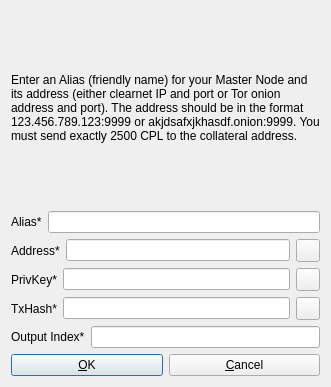
<?xml version="1.0" encoding="UTF-8"?>
<ui version="4.0">
 <class>AddEditAdrenalineNode</class>
 <widget class="QDialog" name="AddEditAdrenalineNode">
  <property name="geometry">
   <rect>
    <x>0</x>
    <y>0</y>
    <width>331</width>
    <height>387</height>
   </rect>
  </property>
  <property name="windowTitle">
   <string>Add/Edit cPlay Node</string>
  </property>
  <property name="modal">
   <bool>true</bool>
  </property>
  <layout class="QVBoxLayout" name="verticalLayout">
   <item>
    <widget class="QLabel" name="label_9">
     <property name="sizePolicy">
      <sizepolicy hsizetype="Preferred" vsizetype="Expanding">
       <horstretch>0</horstretch>
       <verstretch>0</verstretch>
      </sizepolicy>
     </property>
     <property name="text">
      <string>&lt;html&gt;&lt;head/&gt;&lt;body&gt;&lt;p&gt;Enter an Alias (friendly name) for your Master Node and its address (either clearnet IP and port or Tor onion address and port). The address should be in the format 123.456.789.123:9999 or akjdsafxjkhasdf.onion:9999. You must send exactly 2500 CPL to the collateral address.&lt;/p&gt;&lt;/body&gt;&lt;/html&gt;</string>
     </property>
     <property name="wordWrap">
      <bool>true</bool>
     </property>
    </widget>
   </item>
   <item>
    <layout class="QHBoxLayout" name="horizontalLayout_4">
     <property name="bottomMargin">
      <number>0</number>
     </property>
     <item>
      <widget class="QLabel" name="label_4">
       <property name="text">
        <string>Alias*</string>
       </property>
      </widget>
     </item>
     <item>
      <widget class="QLineEdit" name="aliasLineEdit"/>
     </item>
    </layout>
   </item>
   <item>
    <layout class="QHBoxLayout" name="horizontalLayout_5">
     <property name="bottomMargin">
      <number>0</number>
     </property>
     <item>
      <widget class="QLabel" name="label_6">
       <property name="text">
        <string>Address*</string>
       </property>
      </widget>
     </item>
     <item>
      <widget class="QLineEdit" name="addressLineEdit"/>
     </item>
     <item>
      <widget class="QToolButton" name="AddEditAddressPasteButton">
       <property name="toolTip">
        <string>Paste address from clipboard</string>
       </property>
       <property name="text">
        <string/>
       </property>
       <property name="icon">
        <iconset resource="../bitcoin.qrc">
         <normaloff>:/icons/editpaste</normaloff>:/icons/editpaste</iconset>
       </property>
       <property name="shortcut">
        <string>Alt+P</string>
       </property>
      </widget>
     </item>
    </layout>
   </item>
   <item>
    <layout class="QHBoxLayout" name="horizontalLayout_3">
     <property name="bottomMargin">
      <number>0</number>
     </property>
     <item>
      <widget class="QLabel" name="label_5">
       <property name="text">
        <string>PrivKey*</string>
       </property>
      </widget>
     </item>
     <item>
      <widget class="QLineEdit" name="privkeyLineEdit"/>
     </item>
     <item>
      <widget class="QToolButton" name="AddEditPrivkeyPasteButton">
       <property name="toolTip">
        <string>Paste address from clipboard</string>
       </property>
       <property name="text">
        <string/>
       </property>
       <property name="icon">
        <iconset resource="../bitcoin.qrc">
         <normaloff>:/icons/editpaste</normaloff>:/icons/editpaste</iconset>
       </property>
       <property name="shortcut">
        <string>Alt+P</string>
       </property>
      </widget>
     </item>
    </layout>
   </item>
   <item>
    <layout class="QHBoxLayout" name="horizontalLayout_2">
     <property name="bottomMargin">
      <number>0</number>
     </property>
     <item>
      <widget class="QLabel" name="label_2">
       <property name="text">
        <string>TxHash*</string>
       </property>
      </widget>
     </item>
     <item>
      <widget class="QLineEdit" name="txhashLineEdit"/>
     </item>
     <item>
      <widget class="QToolButton" name="AddEditTxhashPasteButton">
       <property name="toolTip">
        <string>Paste address from clipboard</string>
       </property>
       <property name="text">
        <string/>
       </property>
       <property name="icon">
        <iconset resource="../bitcoin.qrc">
         <normaloff>:/icons/editpaste</normaloff>:/icons/editpaste</iconset>
       </property>
       <property name="shortcut">
        <string>Alt+P</string>
       </property>
      </widget>
     </item>
    </layout>
   </item>
   <item>
    <layout class="QHBoxLayout" name="horizontalLayout_8">
     <property name="bottomMargin">
      <number>0</number>
     </property>
     <item>
      <widget class="QLabel" name="label_8">
       <property name="text">
        <string>Output Index*</string>
       </property>
      </widget>
     </item>
     <item>
      <widget class="QLineEdit" name="outputindexLineEdit"/>
     </item>
    </layout>
   </item>
   <item>
    <layout class="QHBoxLayout" name="horizontalLayout_Buttons">
     <item>
      <widget class="QPushButton" name="okButton">
       <property name="text">
        <string>&amp;OK</string>
       </property>
      </widget>
     </item>
     <item>
      <widget class="QPushButton" name="cancelButton">
       <property name="text">
        <string>&amp;Cancel</string>
       </property>
       <property name="autoDefault">
        <bool>false</bool>
       </property>
      </widget>
     </item>
    </layout>
   </item>
  </layout>
 </widget>
 <resources>
  <include location="../bitcoin.qrc"/>
 </resources>
 <connections/>
</ui>
